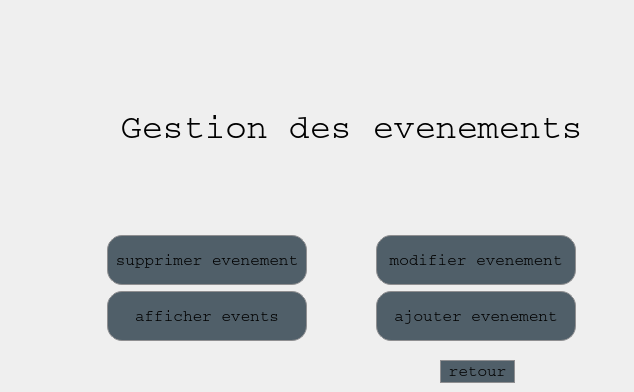
    <widget class="QWidget" name="page_7">
     <widget class="QWidget" name="layoutWidget_2">
      <property name="geometry">
       <rect>
        <x>80</x>
        <y>30</y>
        <width>545</width>
        <height>311</height>
       </rect>
      </property>
      <layout class="QGridLayout" name="gridLayout_4">
       <item row="1" column="0">
        <widget class="QPushButton" name="eventsupprimer_2">
         <property name="minimumSize">
          <size>
           <width>0</width>
           <height>50</height>
          </size>
         </property>
         <property name="maximumSize">
          <size>
           <width>200</width>
           <height>16777215</height>
          </size>
         </property>
         <property name="baseSize">
          <size>
           <width>60</width>
           <height>0</height>
          </size>
         </property>
         <property name="styleSheet">
          <string notr="true">QPushButton {
border: 1px solid #8f8f91;
border-radius: 15px;
background-color: #505F69;
font-family: Courier;
font-size: 16px;
}

QPushButton:hover {
border: 4px solid #8f8f91;
font-weight: bold;
font-size: 18px;
}</string>
         </property>
         <property name="text">
          <string>supprimer evenement</string>
         </property>
        </widget>
       </item>
       <item row="1" column="1">
        <widget class="QPushButton" name="event_modifier_2">
         <property name="minimumSize">
          <size>
           <width>0</width>
           <height>50</height>
          </size>
         </property>
         <property name="maximumSize">
          <size>
           <width>200</width>
           <height>16777215</height>
          </size>
         </property>
         <property name="baseSize">
          <size>
           <width>60</width>
           <height>0</height>
          </size>
         </property>
         <property name="styleSheet">
          <string notr="true">QPushButton {
border: 1px solid #8f8f91;
border-radius: 15px;
background-color: #505F69;
font-family: Courier;
font-size: 16px;
}

QPushButton:hover {
border: 4px solid #8f8f91;
font-weight: bold;
font-size: 18px;
}</string>
         </property>
         <property name="text">
          <string>modifier evenement</string>
         </property>
        </widget>
       </item>
       <item row="2" column="0">
        <widget class="QPushButton" name="event_afficher">
         <property name="minimumSize">
          <size>
           <width>0</width>
           <height>50</height>
          </size>
         </property>
         <property name="maximumSize">
          <size>
           <width>200</width>
           <height>16777215</height>
          </size>
         </property>
         <property name="baseSize">
          <size>
           <width>60</width>
           <height>0</height>
          </size>
         </property>
         <property name="styleSheet">
          <string notr="true">QPushButton {
border: 1px solid #8f8f91;
border-radius: 15px;
background-color: #505F69;
font-family: Courier;
font-size: 16px;
}

QPushButton:hover {
border: 4px solid #8f8f91;
font-weight: bold;
font-size: 18px;
}</string>
         </property>
         <property name="text">
          <string>afficher events</string>
         </property>
        </widget>
       </item>
       <item row="2" column="1">
        <widget class="QPushButton" name="event_ajouter_2">
         <property name="minimumSize">
          <size>
           <width>0</width>
           <height>50</height>
          </size>
         </property>
         <property name="maximumSize">
          <size>
           <width>200</width>
           <height>16777215</height>
          </size>
         </property>
         <property name="baseSize">
          <size>
           <width>60</width>
           <height>0</height>
          </size>
         </property>
         <property name="styleSheet">
          <string notr="true">QPushButton {
border: 1px solid #8f8f91;
border-radius: 15px;
background-color: #505F69;
font-family: Courier;
font-size: 16px;
}

QPushButton:hover {
border: 4px solid #8f8f91;
font-weight: bold;
font-size: 18px;
}</string>
         </property>
         <property name="text">
          <string>ajouter evenement</string>
         </property>
        </widget>
       </item>
       <item row="0" column="0" colspan="2">
        <widget class="QLabel" name="label_13">
         <property name="baseSize">
          <size>
           <width>60</width>
           <height>0</height>
          </size>
         </property>
         <property name="font">
          <font>
           <family>Courier</family>
           <pointsize>26</pointsize>
          </font>
         </property>
         <property name="styleSheet">
          <string notr="true">  background: transparent;
font-family: Courier;

</string>
         </property>
         <property name="text">
          <string>&lt;html&gt;&lt;head/&gt;&lt;body&gt;&lt;p align=&quot;center&quot;&gt; Gestion des evenements&lt;/p&gt;&lt;/body&gt;&lt;/html&gt;</string>
         </property>
        </widget>
       </item>
      </layout>
     </widget>
     <widget class="QPushButton" name="pushButton_12">
      <property name="geometry">
       <rect>
        <x>440</x>
        <y>360</y>
        <width>75</width>
        <height>23</height>
       </rect>
      </property>
      <property name="styleSheet">
       <string notr="true">QPushButton {
border: 1px solid #8f8f91;
border-radius: 15px;
background-color: #505F69;
font-family: Courier;
font-size: 16px;
}

QPushButton:hover {
border: 4px solid #8f8f91;
font-weight: bold;
font-size: 18px;
}</string>
      </property>
      <property name="text">
       <string>retour</string>
      </property>
     </widget>
    </widget>
